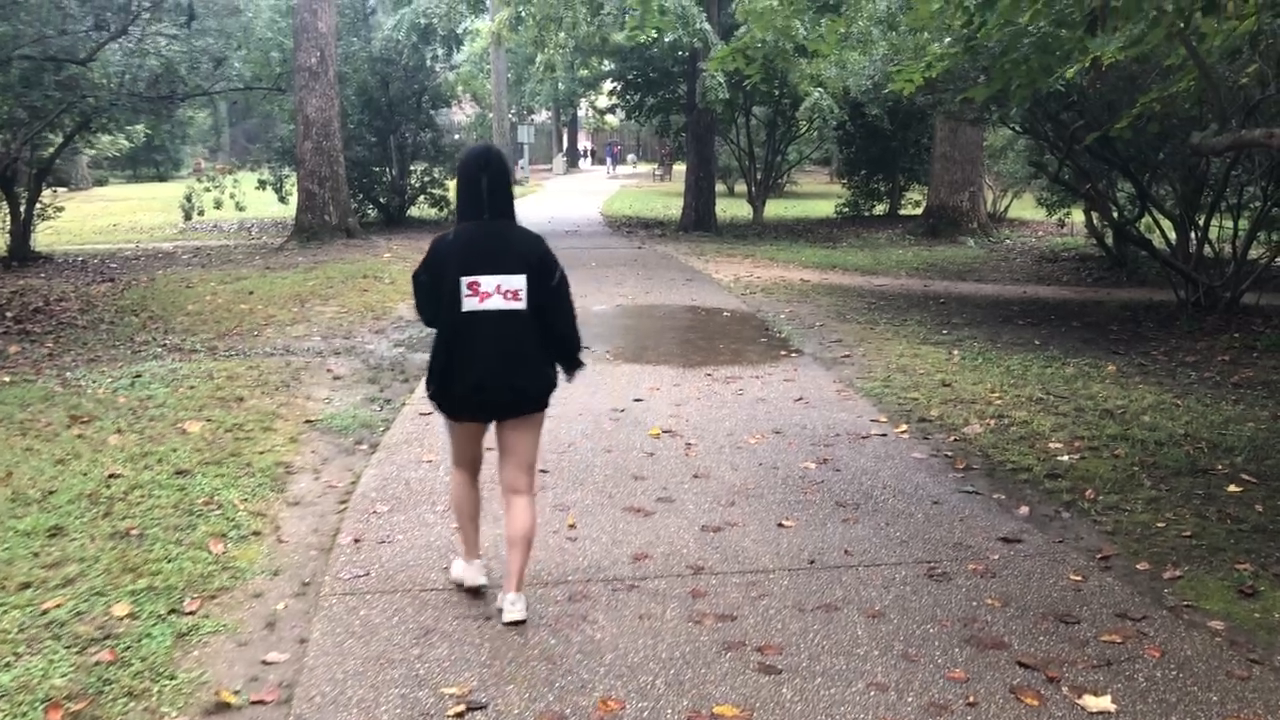
#> input picture frame 21 of videos/walking.mp4, 1280 x 720 px
$ python crop.py
#> lines starting #> are read from the running program, lines starting #| are printed output that depends on the picture
import cv2
import numpy as np

cap = cv2.VideoCapture("videos/walking.mp4")

# (x, y, w, h) = cv2.boundingRect(c)
# cv2.rectangle(frame, (x,y), (x+w, y+h), (0, 255, 0), 20)
# roi = frame[y:y+h, x:x+w]

while True:
    ret, frame = cap.read()
#> frame is the input picture: shape (720, 1280, 3); mean B, G, R 110.7, 121.9, 124.1
    # (height, width) = frame.shape[:2]
    a = np.random.randint(100, 200, size=2)
    sky = frame[0 : a[0], 0 : a[1]]
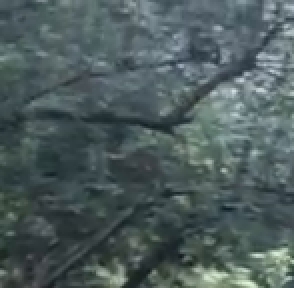
#> sky: shape (144, 147, 3) (shown 2 times larger); mean B, G, R 92.8, 92.4, 77.7
    cv2.imshow("Video", sky)

    if cv2.waitKey(1) == 27:
#> (key Esc is pressed here)
        exit(0)
#> (the program exits here)

$ run again, starting later in the video
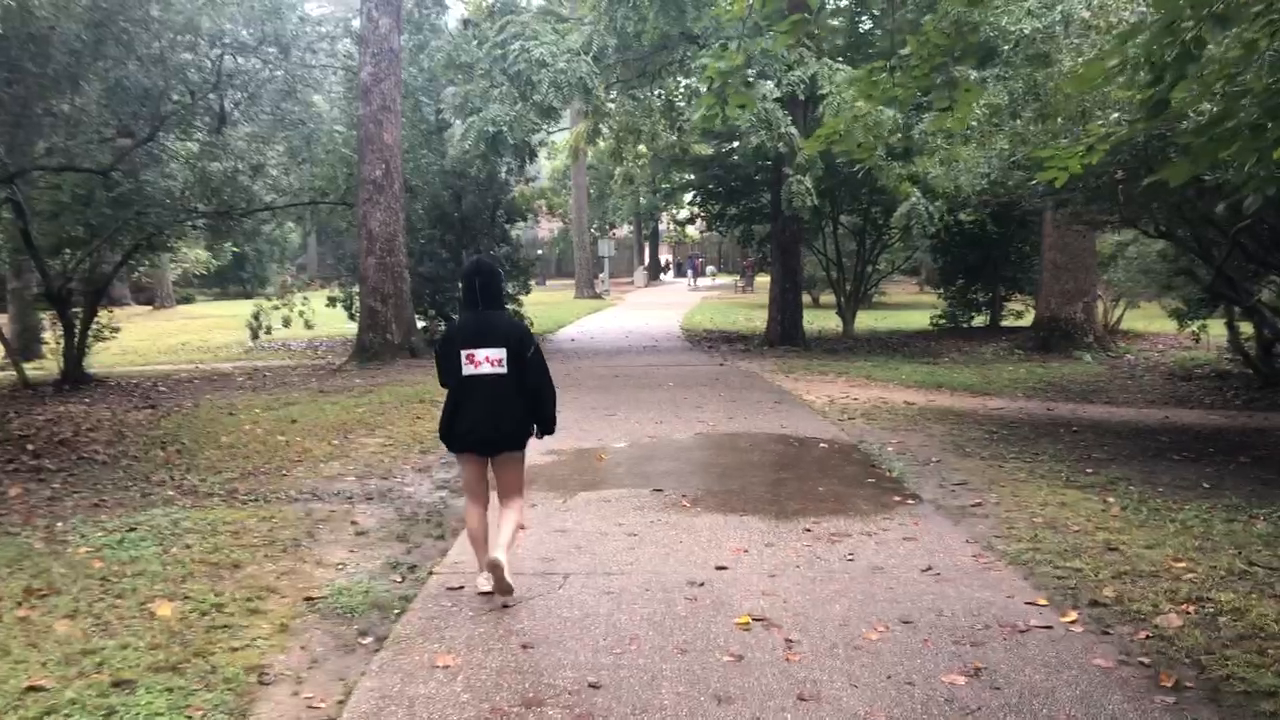
#> input picture frame 96 of videos/walking.mp4, 1280 x 720 px
#> frame is the input picture: shape (720, 1280, 3); mean B, G, R 103.8, 115.9, 120.3
#> `sky = frame[0 : a[0], 0 : a[1]]`:
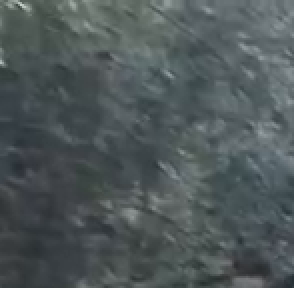
#> sky: shape (144, 147, 3) (shown 2 times larger); mean B, G, R 88.9, 87.5, 78.4

$ run again, starting later in the video
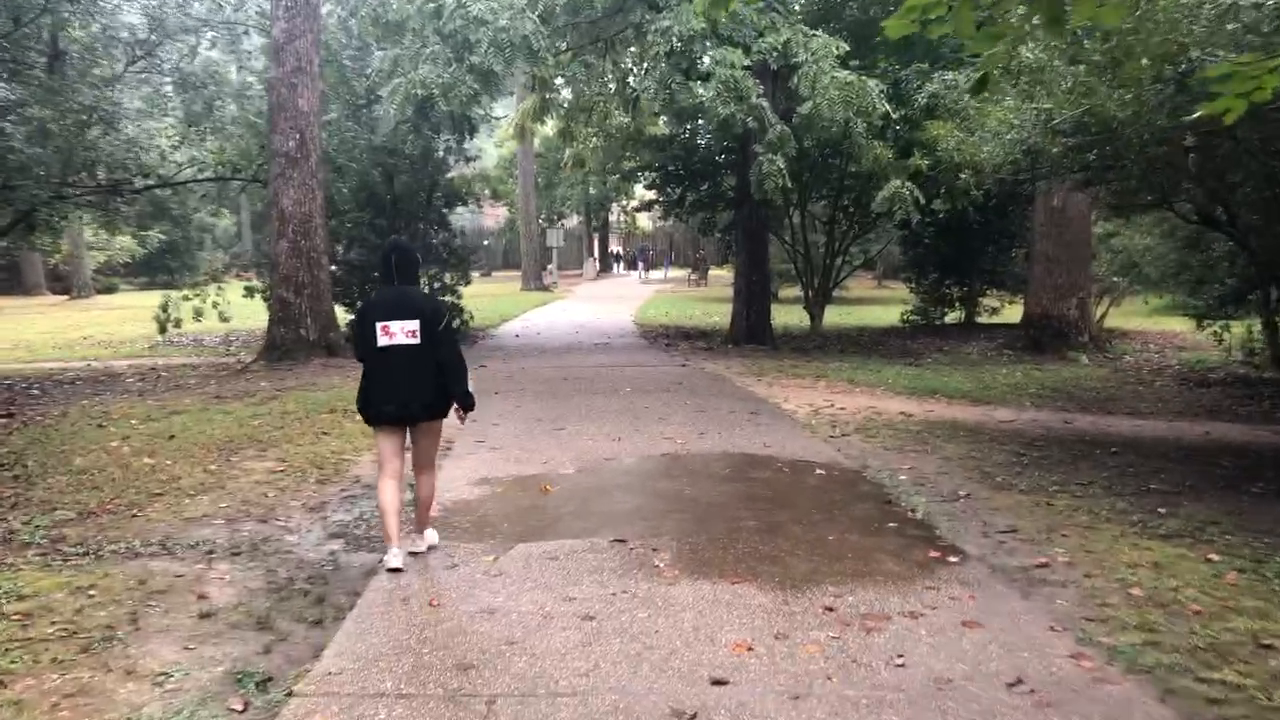
#> input picture frame 171 of videos/walking.mp4, 1280 x 720 px
#> frame is the input picture: shape (720, 1280, 3); mean B, G, R 103, 114.9, 121.4
#> `sky = frame[0 : a[0], 0 : a[1]]`:
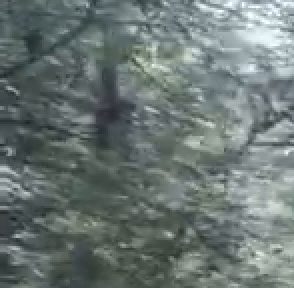
#> sky: shape (144, 147, 3) (shown 2 times larger); mean B, G, R 116.2, 118.2, 107.1
